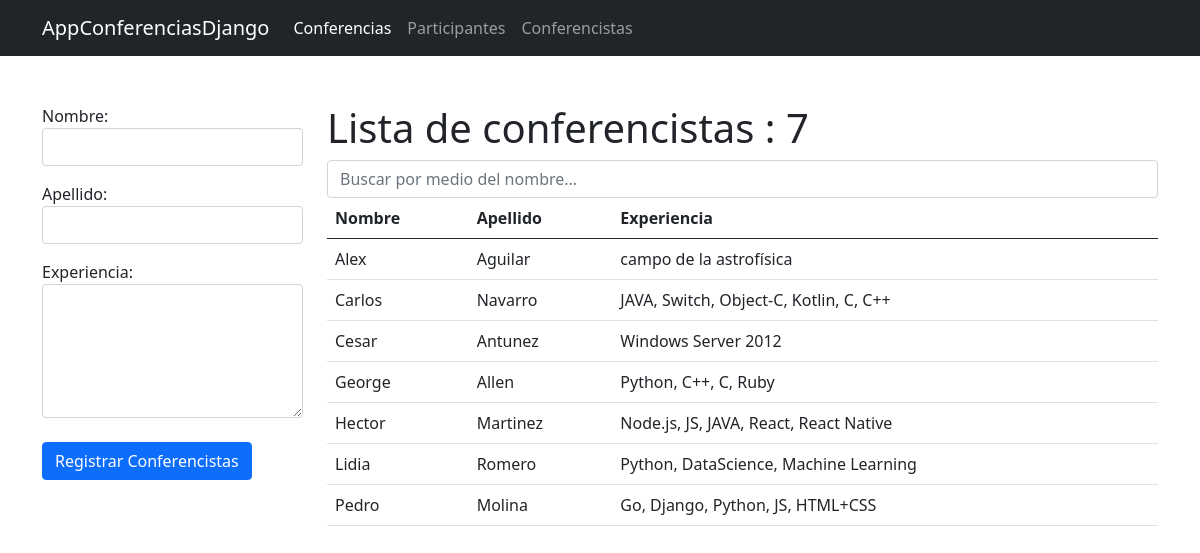
The app's page /conferencistas/ with its own data.
### app_registro/models.py (models this page shows, shortened)
class Conferencista(models.Model):
    nombre = models.CharField(max_length=30)
    apellido = models.CharField(max_length=30)
    experiencia = models.TextField()

### app_registro/views.py (the view, shortened to what this page needs)
# urls.py: path('conferencistas/',views.conferencistas, name="conferencistas"),
def conferencistas(request):
    q = request.GET.get('q')
    if q : #{
        conferencistas = Conferencista.objects.filter(nombre__startswith=q).order_by('nombre')
    else :
        conferencistas = Conferencista.objects.all().order_by('nombre')
    ctx = {
        'conferencistas': conferencistas,
        'q':q,
    }
    return render(request, 'registro/conferencistas.html', ctx)

### app_registro/templates/registro/conferencistas.html (shortened to what this page needs)
{% extends "base.html" %}
{% block container %}
    <div class="row">
        <div class="col-3">
            <form action="{% url 'conferencistas' %}" method="post">
                <div class="form-group mb-3">
                    <label for="">Nombre: </label>
                    <input type="text" class="form-control" name="nombre" required>
                </div>
                <div class="form-group mb-3">
                    <label for="">Apellido: </label>
                    <input type="text" class="form-control" name="apellido" required>
                </div>
                <div class="form-group mb-3">
                    <label for="">Experiencia: </label>
                    <textarea name="experiencia" class="form-control" rows="5" required></textarea>
                </div>
                <div class="mt-4">
                    <button class="btn btn-primary">Registrar Conferencistas</button>
                </div>
            </form>
        </div>
        <div class="col-9">
            <div>
                <h1>Lista de conferencistas : {{conferencistas.count}}</h1>
            </div>
            <form action="" >
                <input type="search" value="{{ q|default_if_none:'' }}" class="form-control" placeholder="Buscar por medio del nombre..." name="q">
            </form>
            <table class="table">
                <thead>
                    <tr>
                        <th>Nombre</th>
                        <th>Apellido</th>
                        <th>Experiencia</th>
                    </tr>
                </thead>
                <tbody>
                    {% if conferencistas %}
                        {% for c  in conferencistas  %}
                            <tr>
                                <td>{{c.nombre}}</td>
                                <td>{{c.apellido}}</td>
                                <td>{{c.experiencia}}</td>
                            </tr>
                        {% endfor %}
                    {% else %}
                        <tr>
                            <td class="text-center text-danger" colspan=3>No se encuetra resultados...</td>
                        </tr>
                    {% endif %}
                </tbody>
            </table>
        </div>
    </div>
{% endblock %}

### global_templates/base.html (shortened to what this page needs)
<!DOCTYPE html>
<html lang="en">
<head>
    <link href="https://cdn.jsdelivr.net/npm/bootstrap@5.0.1/dist/css/bootstrap.min.css" rel="stylesheet">
</head>
<body>
    <nav class="navbar navbar-expand-lg navbar-dark bg-dark">
        <div class="container">
            <a class="navbar-brand" href="#">AppConferenciasDjango</a>
            <div class="collapse navbar-collapse" id="navbarNavAltMarkup">
            <div class="navbar-nav">
                <a class="nav-link active" aria-current="page" href="/" aria-disabled="true">Conferencias</a>
                <a class="nav-link" href="{% url 'participantes' %}">Participantes</a>
                <a class="nav-link" href="{% url 'conferencistas' %}">Conferencistas</a>
            </div>
            </div>
        </div>
    </nav>
    <div class="container mt-5">
        {% block container %}{% endblock %}
    </div>
</body>
</html>

### records on screen
Conferencista: nombre "Alex", apellido "Aguilar", experiencia "campo de la astrofísica"
Conferencista: nombre "Carlos", apellido "Navarro", experiencia "JAVA, Switch, Object-C, Kotlin, C, C++"
Conferencista: nombre "Cesar", apellido "Antunez", experiencia "Windows Server 2012"
Conferencista: nombre "George", apellido "Allen", experiencia "Python, C++, C, Ruby"
Conferencista: nombre "Hector", apellido "Martinez", experiencia "Node.js, JS, JAVA, React, React Native"
Conferencista: nombre "Lidia", apellido "Romero", experiencia "Python, DataScience, Machine Learning"
Conferencista: nombre "Pedro", apellido "Molina", experiencia "Go, Django, Python, JS, HTML+CSS"

### other values on screen
{{ conferencistas.count }} "7"
